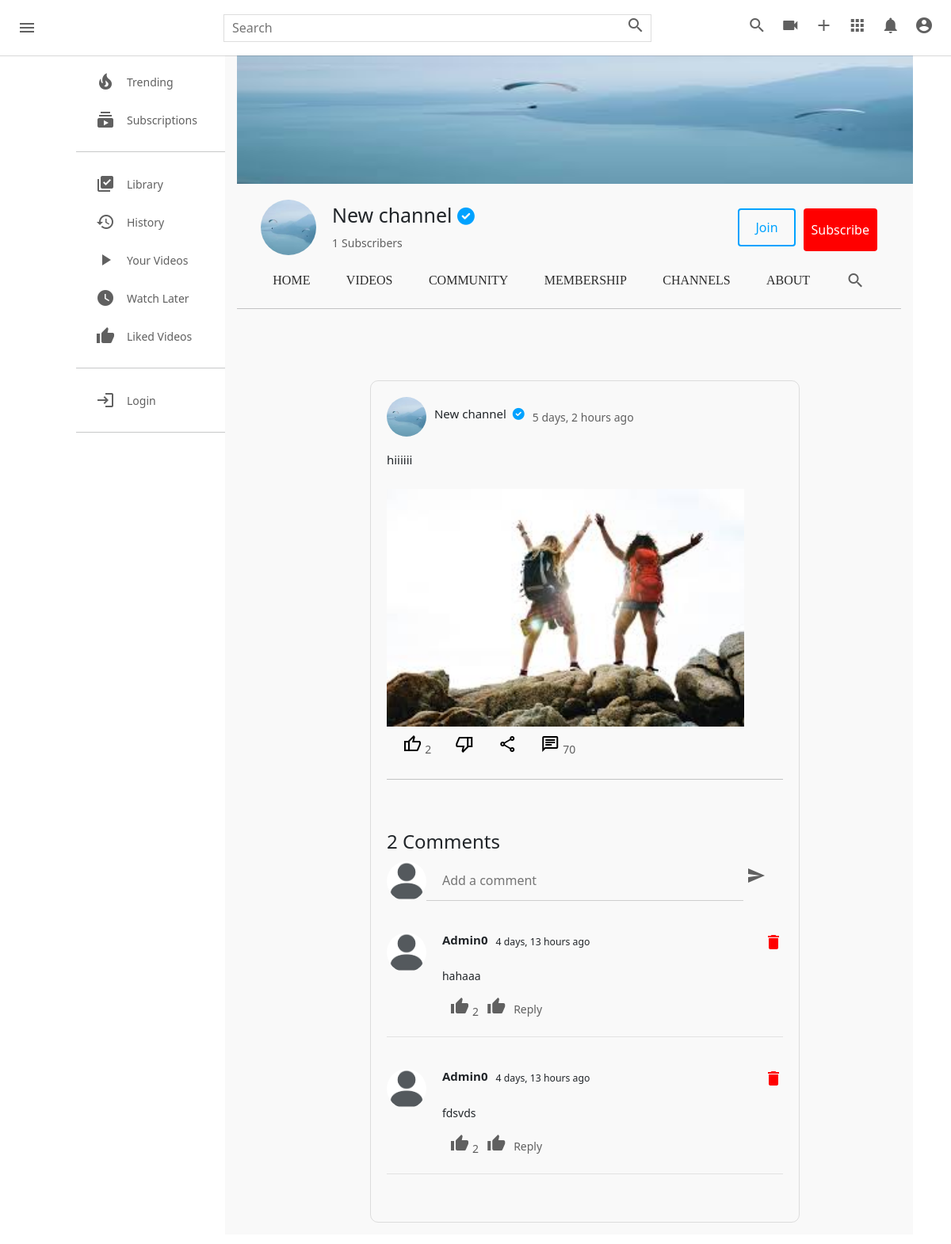
Page /c/2/community/1 on the committed database.
### channel/models.py (models this page shows, shortened)
class Channel(models.Model):
  channel_art = models.ImageField(upload_to=user_directory_path, null=True, blank=True)
  image = models.ImageField(upload_to=user_directory_path, null=True, blank=True)
  full_name = models.CharField(max_length=200)
  channel_name = models.CharField(max_length=200)
  description = models.TextField(null=True, blank=True)
  keywords = TaggableManager()
  joined = models.DateTimeField(auto_now_add=True)
  status = models.CharField(choices=STATUS, max_length=100, default="active")
  user = models.OneToOneField(User, on_delete=models.SET_NULL, null=True, related_name="channel")
  subscribers = models.ManyToManyField(User, related_name="user_subs")
  verified = models.BooleanField(default=False)
  total_views = models.IntegerField(default=0)
  business_email = models.EmailField(null=True, blank=True)
  make_business_email_public = models.BooleanField(default=False)
  business_location = models.CharField(null=True, blank=True, max_length=500)
  make_business_location_public = models.BooleanField(default=False)
  website = models.URLField(default="https://my-website.com/")
  instagram = models.URLField(default="https://instagram.com/")
  facebook = models.URLField(default="https://facebook.com/")
  twitter = models.URLField(default="https://twitter.com/")

class Community(models.Model):
  channel = models.ForeignKey(Channel, on_delete=models.CASCADE)
  image = models.ImageField(upload_to=user_directory_path, null=True, blank=True)
  content = models.TextField(null=True, blank=True)
  date = models.DateTimeField(auto_now_add=True)
  status = models.CharField(max_length=100, choices=STATUS, default="active")
  likes = models.ManyToManyField(User)
  class Meta:
    verbose_name = "Community"
    verbose_name_plural = "Community Posts"

class CommunityComment(models.Model):
  community = models.ForeignKey(Community, on_delete=models.CASCADE, related_name="comments")
  user = models.ForeignKey(User, on_delete=models.CASCADE)
  comment = models.CharField(max_length=10000)
  date = models.DateTimeField(auto_now_add=True)
  active = models.BooleanField(default=True)
  class Meta:
    verbose_name = "Community Comments"
    verbose_name_plural = "Community Comments"

### userauths/models.py (models this page shows, shortened)
class User(AbstractUser):
    email = models.EmailField(unique=True, null=True)
    username = models.CharField(max_length=1000)
    USERNAME_FIELD = "email"
    REQUIRED_FIELDS = ["username"]

### channel/views.py (the view)
# urls.py: path("<channel_id>/community/<int:community_id>", views.channel_community_detail, name="channel-community-detail"),
def channel_community_detail(request, channel_id, community_id):
  channel = get_object_or_404(Channel, id=channel_id)
  community = Community.objects.get(channel=channel, id=community_id, status="active")
  comments = CommunityComment.objects.filter(active=True, community=community).order_by("-date")
  context = {
    "channel": channel,
    "community": community,
    "comments": comments,
  }
  return render(request, "channel/channel-community-detail.html", context)

### templates/channel/channel-community-detail.html (shortened to what this page needs)
{% load static %}
<!DOCTYPE html>
<html lang="en">
<head>
    <link rel="stylesheet" href="{% static 'css/style.css' %}" type="text/css" />
    <link rel="stylesheet" href="{% static 'css/single.css' %}" type="text/css">
    <link rel="stylesheet" href="https://use.fontawesome.com/releases/v6.0.0/css/all.css" />
</head>
<body>
    <div class="header">
        <a style="text-decoration: none;" href="{% url 'index' %}">
            <div class="header__left">
                <i id="menu" class="material-icons">menu</i>
            </div>
        </a>
        <div class="header__search">
            <form action="{% url 'search' %}" method="GET">
                <input type="text" placeholder="Search" name="q">
                <button><i class="material-icons">search</i></button>
            </form>
        </div>
        <div class="header__icons">
            <i class="material-icons display-this">search</i>
            <a href="{% url 'upload-video' %}"><i class="material-icons ">videocam</i></a>
            <a href="{% url 'create-community-post' request.user.channel.id %}"><i class="material-icons ">add</i></a>
            <i class="material-icons">apps</i>
            <i class="material-icons display-this">notifications</i>
            <a href="channel.html"><i id="drop-down" class="material-icons display-this">account_circle</i></a>
        </div>
    </div>
    <div class="mainBody">
        {% include 'partials/sidebar.html' %}
        <div class="videos">
            {% include 'channel/partials/channel-header.html' %}
            <div class="videos__container">
                <div class="content-border">
                    <div class="content-div">
                        {% include 'partials/alert.html' %}
                        <div class="header-comm">
                            <div class="channel-details">
                                {% if community.channel.image %}
                                <img src="{{community.channel.image.url}}" class="channel-img-com" alt="">
                                {% else %}
                                <img src="https://thumbs.dreamstime.com/b/default-avatar-profile-vector-user-profile-default-avatar-profile-vector-user-profile-profile-179376714.jpg" class="channel-img-com" alt="">
                                {% endif %}
                                <h5>{{community.channel.channel_name}}&nbsp;
                                    {% if community.channel.verified == True %}
                                    <i class="fas fa-check-circle"></i>
                                    {% endif %}
                                </h5>
                                <span>{{ community.date|timesince }} ago</span>
                            </div>
                        </div>
                        <div class="content">
                            <h3>{{ community.content }}</h3>
                            {% if community.image %}
                            <img src="{{community.image.url}}" alt="">
                            {% endif %}
                        </div>
                        <div class="icon-section">
                            <div class="single-icon">
                                <a href="{% url 'community-post-like' community.id %}"><i class="materiald-icons material-symbols-outlined">thumb_up</i></a>
                                <span>{{ community.likes.all.count }}</span>
                            </div>
                            <div class="single-icon">
                                <a href="{% url 'community-post-like' community.id %}"><i class="materiald-icons material-symbols-outlined">thumb_down</i></a>
                            </div>
                            <div class="single-icon">
                                <i class="materiald-icons material-symbols-outlined">share</i>
                            </div>
                            <div class="single-icon">
                                <i class="materiald-icons material-symbols-outlined">chat</i>
                                <span>70</span>
                            </div>
                        </div>
                        <hr><br><br>
                        <div class="comment-section">
                            <h4>{{ community.comments.all.count }} Comment{{ community.comments.all.count|pluralize }}</h4>
                            <div class="create-comment">
                                <div class="create-comment-img">
                                    <img alt="">
                                </div>
                                <form action="{% url 'community-create-comment' community.id %}" method="POST">
                                    <div class="create-comment-input">
                                        <input class="comment-class" name="comment" id="comment" type="text" placeholder="Add a comment">
                                        <button type="submit"><i class="material-icons">send</i></button>
                                    </div>
                                </form>
                            </div>
                            {% for c in comments %}
                            <div class="comment-wrap">
                                <div class="comments">
                                    <div class="comment-img">
                                        <img alt="">
                                    </div>
                                    <div class="comment-content">
                                        <div class="comment-header">
                                            <h4><b>{{ c.user.username|title }}</b></h4>
                                            <p><small>{{c.date|timesince}} ago</small></p>
                                        </div>
                                        <p>{{ c.comment }}</p>
                                        <div class="comment-icons">
                                            <div class="comment-icon-single">
                                                <i class="material-icons">thumb_up</i>
                                                <span>2</span>
                                            </div>
                                            <div class="comment-icon-single">
                                                <i class="material-icons">thumb_up</i>
                                            </div>
                                            <div class="comment-icon-single">
                                                <span>Reply</span>
                                            </div>
                                        </div>
                                    </div>
                                </div>
                                <div class="delete-comment">
                                    <a href="{% url 'community-delete-comment' c.community.id c.id %}"><i class="material-icons">delete</i></a>
                                </div>
                            </div>
                            {% endfor %}
                        </div>
                    </div>
                </div>
            </div>
        </div>
    </div>
</body>
</html>

### templates/channel/partials/channel-header.html (shortened to what this page needs)
<div class="channel-art">
  <img src="{{ channel.channel_art.url }}" alt="" />
</div>
<div class="channel-header flex">
  <div class="channel-img-title flex">
    <img class="img" src="{{ channel.image.url }}" alt="" />
    <div class="channel-image-texts">
      <h4>{{ channel.channel_name }}
        {% if channel.verified == True %}
        <small><i class="fas fa-check-circle"></i></small>
        {% endif %}
      </h4>
      <span id="count"></span> <span>Subscribers</span>
    </div>
  </div>
  <div class="channel-header-btns">
    <div><a href="" class="channel-join">Join</a></div>
    <div>
      <button id="sub_btn" onclick="addSub()" style="padding: 15px 10px; margin-top: 10px; border: none;"class="subscribe-btn">
        Subscribe
      </button>
    </div>
  </div>
</div>
<div class="channel-header-links flex">
  <a href="{% url 'channel-profile' channel.id %}" class="display-this">Home</a>
  <a href="{% url 'channel-videos' channel.id %}" class="display-this">Videos</a>
  <a href="{% url 'channel-community' channel.id %}" class="dont-display-thdis">Community</a>
  <a href="{% url 'channel-profile' channel.id %}" class="dont-display-this">Membership</a>
  <a href="{% url 'channel-profile' channel.id %}" class="dont-display-this">Channels</a>
  <a href="{% url 'channel-about' channel.id %}" class="display-this">About</a>
  <a href="{% url 'channel-profile' channel.id %}" class="dont-display-this"><i class="material-icons">search</i></a>
</div>
<hr/>
<br/>

### static/css/style.css (style rules this page uses)
* { margin: 0; padding: 0; box-sizing: border-box; }
body { font-family: poppins; }
.material-icons { color: rgb(96, 96, 96); }
.header { display: flex; justify-content: space-between; align-items: center; height: 70px; padding: 15px; }
.header__left { display: flex; align-items: center; }
.header i { padding: 0 7px; cursor: pointer; }
.header__search form { border: 1px solid #ddd; height: 35px; margin: 0; padding: 0; display: flex; }
.header__search input { width: 500px; padding: 10px; margin: 0; border-radius: 0; border: none; height: 100%; }
.header__search button { padding: 0; margin: 0; height: 100%; border: none; border-radius: 0; }
.mainBody { height: calc(100vh - 70px); display: flex; overflow: hidden; }
hr { height: 1px; background-color: #e5e5e5; border: none; }
.videos { background-color: #f9f9f9; width: 100%; height: 100%; padding: 15px 15px; border-top: 1px solid #ddd; overflow-y: scroll; }
.videos__container { display: flex; flex-direction: row; justify-content: space-around; flex-wrap: wrap; }
.title a, span { text-decoration: none; color: rgb(96, 96, 96); font-size: 14px; }
.channel-art img { width: 1100px; height: 200px; }
.channel-art { width: 1100px; height: 200px; }
.flex { display: flex; }
.channel-header { margin: 20px 30px; align-items: center; justify-content: space-between; }
.channel-img-title { align-items: center; }
.channel-img-title .img { width: 70px; height: 70px; object-fit: cover; border-radius: 50px; }
.channel-img-title .channel-image-texts { margin-left: 20px; }
.channel-image-texts h4 { font-size: 25px; font-weight: 500; }
.channel-header-btns { display: flex; }
.channel-header-btns a { display: flex; margin: 10px; text-decoration: none; padding: 10px 20px; }
.channel-header-btns .channel-join { border: 2px solid rgb(0, 162, 255); color: rgb(0, 162, 255); border-radius:4px; transition: 0.5s; }
.channel-header-links { justify-content: space-evenly; }
.channel-header-links a { text-decoration: none; text-transform: uppercase; font-family: poppins; color: rgb(43, 43, 43); font-weight: 500; }
.content-border { margin-left: 40px; margin-top: 50px; border: solid 1px rgba(92, 92, 92, 0.185); padding: 20px; border-radius: 10px; }
.header-comm { justify-content: space-between; display: flex; }
.channel-details { display: flex; align-items: center; }
.channel-details img { width: 50px; border-radius: 50px; object-fit: cover; height: 50px; }
.channel-details h5 { font-size: 15px; margin-left: 10px; }
.channel-details span { margin-left: 10px; }
.content h3 { font-size: 15px; width: 500px; text-align: justify; font-weight: 400; margin-top: 20px; }
.content img { width: auto; height: 300px; object-fit: cover; margin-top: 20px; }
.icon-section { display: flex; align-items: center; }
.single-icon { align-items: center; padding: 10px; padding-left: 20px; }
.material-symbols-outlined { transition: 0.5s; color: black; }
.comment-wrap { display: flex; justify-content: space-between; margin-bottom: 40px; padding-bottom: 20px; border-bottom: 1px solid rgba(0, 0, 0, 0.096); }
.create-comment { display: flex; margin-bottom: 40px; margin-top: 10px; }
.create-comment-img img { width: 50px; height: 50px; object-fit: cover; border-radius: 50px; }
.create-comment-input input { width: 400px; height: 50px; object-fit: cover; border: none; border-bottom: 1px solid rgba(128, 128, 128, 0.363); background: none; }
.create-comment-input input::placeholder { padding-left: 20px; }
.comments { display: flex; }
.comment-img img { width: 50px; height: 50px; object-fit: cover; border-radius: 50px; }
.comment-content { margin-left: 20px; }
.comment-header { display: flex; margin-bottom: 7px; }
.comment-header h4 { font-weight: 600; font-size: 15px; }
.comment-header p { margin-left: 10px; font-weight: 300; }
.comment-content p { font-size: 14px; }
.comment-icons { display: flex; margin-top: 10px; align-items: center; }
.comment-icon-single { padding-left: 10px; }
.delete-comment i { color: red; }
.about-right h4, h5 { margin-bottom: 20px; margin-top: 20px; font-size: 15px; font-weight: normal; }
a { text-decoration: none; }

### templates/channel/channel-community-detail.html (style rules this page uses)
button { border: none; background: none; }

### templates/channel/partials/channel-header.html (style rules this page uses)
a { text-decoration: none; }

### rows in the picture
Channel: channel_art (picture), image (picture), channel_name "New channel"
Community: channel.image (picture), channel.channel_name "New channel", date "5 days, 2 hours", content "hiiiiii", image (picture), likes.all.count "2", comments.all.count "2"
CommunityComment: user.username "Admin0", date "4 days, 13 hours", comment "hahaaa"
CommunityComment: user.username "Admin0", date "4 days, 13 hours", comment "fdsvds"
